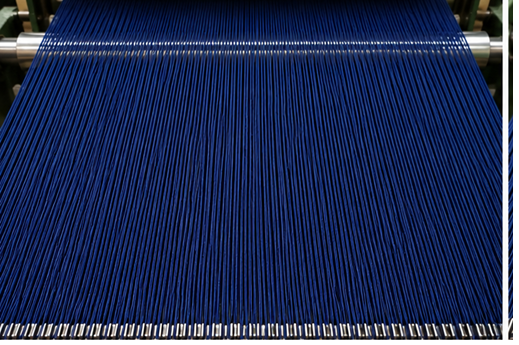
#> input picture data/raw_source/1.png, 519 x 345 px
$ python prepare_dataset.py --input_image ../data/raw_source/1.png --second_color_image ../data/raw_source/2.png --output_root out
#> lines starting #> are read from the running program, lines starting #| are printed output that depends on the picture
"""
prepare_dataset.py
------------------
Synthetic dataset generator for the fabric warp-thread anomaly detection
pipeline.

Use this script when you have a single uniform warp-sheet image (e.g. a blue
sheet with no defects) and want to bootstrap a dataset before real factory
data is available.

Three stages
~~~~~~~~~~~~
1. **Tile** — Crop the input image into overlapping 256×256 tiles and save
   ~25–30 of them to ``data/normal/``.  These are the *training* images for
   PatchCore (good warp sheets only).

2. **Defect** — Take 5 of those generated tiles, paste a small rectangular
   patch (30×30 px by default) sampled from a *second* image (different
   colour) at a random position, and save to ``data/test/defect/``.  This
   simulates an odd-coloured yarn thread mixed into the warp sheet.

3. **Good** — Take 5 more clean (unmodified) tiles and copy them to
   ``data/test/good/``.

Command-line usage
~~~~~~~~~~~~~~~~~~
    python src/prepare_dataset.py \\
        --input_image   path/to/blue_warp.jpg \\
        --second_color_image path/to/red_fabric.jpg \\
        --output_root   data/

Optional flags
~~~~~~~~~~~~~~
    --tile_size     Tile side length in pixels        (default: 256)
    --overlap       Overlap between adjacent tiles, 0–1 fraction (default: 0.5)
    --n_normal      Number of tiles to save as normal (default: 28)
    --n_defect      Number of tiles to turn into defect images (default: 5)
    --n_good        Number of clean tiles for test/good/ (default: 5)
    --patch_size    Side length of the injected colour patch (default: 30)
    --seed          Random seed for reproducibility (default: 42)
"""

from __future__ import annotations

import argparse
import random
import shutil
from pathlib import Path

import cv2
import numpy as np


# ---------------------------------------------------------------------------
# Internal helpers
# ---------------------------------------------------------------------------

def _load_image(path: str | Path) -> np.ndarray:
    """Load a BGR image from *path*; raise ``FileNotFoundError`` on failure."""
#> called with path = '../data/raw_source/1.png'
    img = cv2.imread(str(path))
#> img is the input picture: shape (345, 519, 3); mean B, G, R 84.9, 45.2, 31.8
#> call 2 of _load_image, with path = '../data/raw_source/2.png'
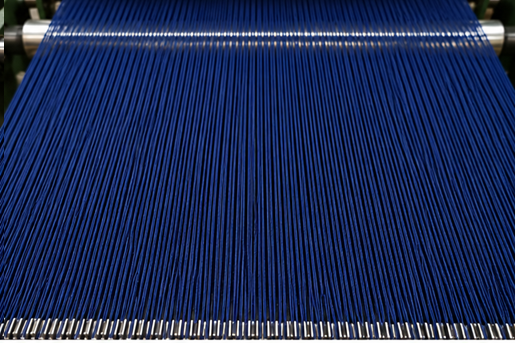
#> input picture data/raw_source/2.png, 529 x 345 px
#> in _load_image, img is the input picture: shape (345, 529, 3); mean B, G, R 92, 50.2, 35.6
    if img is None:
        raise FileNotFoundError(f"Could not read image: '{path}'")
    return img


def _ensure_dirs(*dirs: Path) -> None:
    """Create all supplied directories (and parents) if they do not exist."""
    for d in dirs:
        d.mkdir(parents=True, exist_ok=True)


# ---------------------------------------------------------------------------
# Stage 1 — Tiling
# ---------------------------------------------------------------------------

def generate_tiles(
    image: np.ndarray,
    *,
    tile_size: int = 256,
    overlap: float = 0.5,
) -> list[np.ndarray]:
    """Crop *image* into a grid of overlapping square tiles.

    Parameters
    ----------
    image : np.ndarray
        Source BGR image loaded with ``cv2.imread``.
    tile_size : int, optional
        Side length of each square tile in pixels (default 256).
    overlap : float, optional
        Fractional overlap between adjacent tiles in the range ``[0, 1)``.
        ``0.5`` means tiles share 50 % of their area with the next tile.
        Default is ``0.5``.

    Returns
    -------
    list of np.ndarray
        All fully-contained tiles in row-major (top-left → bottom-right)
        order.  Tiles that would extend beyond the image boundary are
        silently skipped.

    Raises
    ------
    ValueError
        If *tile_size* is larger than either image dimension, or if
        *overlap* is outside ``[0, 1)``.
    """
#> called with tile_size = 256, overlap = 0.5
    if not 0.0 <= overlap < 1.0:
        raise ValueError(f"overlap must be in [0, 1), got {overlap}.")

    h, w = image.shape[:2]
#> h = 345; w = 519
    if tile_size > h or tile_size > w:
        raise ValueError(
            f"tile_size ({tile_size}) exceeds image dimensions ({w}×{h})."
        )

    step = max(1, int(tile_size * (1.0 - overlap)))

    tiles: list[np.ndarray] = []
    for y in range(0, h - tile_size + 1, step):
        for x in range(0, w - tile_size + 1, step):
            tile = image[y : y + tile_size, x : x + tile_size].copy()
            tiles.append(tile)
#> after the loop, tiles = 3 items

    return tiles


def save_normal_tiles(
    image: np.ndarray,
    output_dir: Path,
    *,
    tile_size: int = 256,
    overlap: float = 0.5,
    n_normal: int = 28,
    seed: int = 42,
) -> list[np.ndarray]:
    """Tile *image*, randomly select *n_normal* tiles, and save to *output_dir*.

    Parameters
    ----------
    image : np.ndarray
        Source BGR warp-sheet image.
    output_dir : Path
        Destination directory (created if absent).
    tile_size : int, optional
        Tile side length in pixels (default 256).
    overlap : float, optional
        Fractional overlap between adjacent tiles (default 0.5).
    n_normal : int, optional
        Maximum number of tiles to save (default 28).  If fewer tiles are
        generated the function saves all of them.
    seed : int, optional
        Random seed used when sub-sampling tiles (default 42).

    Returns
    -------
    list of np.ndarray
        The selected tile images (same objects that were saved to disk).

    Raises
    ------
    RuntimeError
        If no tiles can be generated from *image* with the given parameters.
    """
    _ensure_dirs(output_dir)

    all_tiles = generate_tiles(image, tile_size=tile_size, overlap=overlap)
#> all_tiles = 3 items
    if not all_tiles:
        raise RuntimeError(
            "No tiles were generated.  Try a larger image or smaller tile_size."
        )

    rng = random.Random(seed)
    selected = rng.sample(all_tiles, min(n_normal, len(all_tiles)))
#> selected = 3 items

    for i, tile in enumerate(selected):
        out_path = output_dir / f"normal_{i:04d}.png"
        cv2.imwrite(str(out_path), tile)
#> this loop made 3 passes
#> pass 1, in save_normal_tiles, `cv2.imwrite(str(out_path), tile)`:
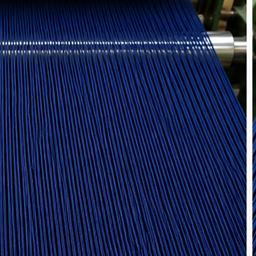
#> saved as normal_0000.png: shape (256, 256, 3); mean B, G, R 81.1, 39.3, 24.2
#> pass 2, in save_normal_tiles, `cv2.imwrite(str(out_path), tile)`:
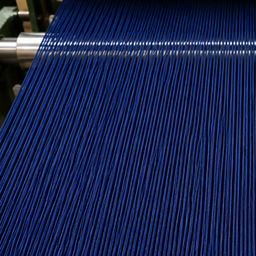
#> saved as normal_0001.png: shape (256, 256, 3); mean B, G, R 79, 36.5, 22.2

    print(
        f"[prepare] Saved {len(selected)} normal tiles → {output_dir} "
        f"(pool size: {len(all_tiles)})"
    )
#| [prepare] Saved 3 normal tiles → out/normal (pool size: 3)
    return selected


# ---------------------------------------------------------------------------
# Stage 2 — Synthetic defect injection
# ---------------------------------------------------------------------------

# [64 lines left out: function inject_defect_patch, not called in this run]


def save_defect_tiles(
    tiles: list[np.ndarray],
    donor_image: np.ndarray,
    output_dir: Path,
    *,
    n_defect: int = 5,
    patch_size: int = 30,
    seed: int = 42,
) -> None:
    """Inject synthetic colour-patch defects and save to *output_dir*.

    Selects the *first* ``n_defect`` tiles from *tiles* (these should be
    tiles **not** already used for ``data/test/good/``), applies
    :func:`inject_defect_patch` to each, and saves the results.

    Parameters
    ----------
    tiles : list of np.ndarray
        Pool of clean tile images.  The first *n_defect* entries are used.
    donor_image : np.ndarray
        Second-colour donor image from which patches are sampled.
    output_dir : Path
        Destination directory for defect images (created if absent).
    n_defect : int, optional
        Number of defect images to produce (default 5).
    patch_size : int, optional
        Side length of the injected colour patch (default 30).
    seed : int, optional
        Random seed for patch placement (default 42).

    Raises
    ------
    ValueError
        If *tiles* contains fewer than *n_defect* entries.
    """
    if len(tiles) < n_defect:
        raise ValueError(
            f"Need at least {n_defect} tiles for defect generation, "
            f"got {len(tiles)}.  Increase --n_normal or lower --n_defect."
        )

    _ensure_dirs(output_dir)
    rng = random.Random(seed)

    for i, tile in enumerate(tiles[:n_defect]):
        defect_tile = inject_defect_patch(
            tile, donor_image, patch_size=patch_size, rng=rng
        )
        out_path = output_dir / f"defect_{i:04d}.png"
        cv2.imwrite(str(out_path), defect_tile)

    print(
        f"[prepare] Saved {n_defect} defect tiles → {output_dir} "
        f"(patch_size={patch_size}px)"
    )


# ---------------------------------------------------------------------------
# Stage 3 — Clean test tiles
# ---------------------------------------------------------------------------

# [40 lines left out: function save_good_tiles, not called in this run]


# ---------------------------------------------------------------------------
# CLI entry-point
# ---------------------------------------------------------------------------

def _build_parser() -> argparse.ArgumentParser:
    parser = argparse.ArgumentParser(
        prog="prepare_dataset",
        description=(
            "Bootstrap a synthetic fabric-defect dataset from a single warp "
            "image and a second donor image of a different colour."
        ),
        formatter_class=argparse.ArgumentDefaultsHelpFormatter,
    )

    # Required
    parser.add_argument(
        "--input_image",
        required=True,
        metavar="PATH",
        help="Path to the uniform (good) warp-sheet image.",
    )
    parser.add_argument(
        "--second_color_image",
        required=True,
        metavar="PATH",
        help="Path to the donor image whose colour will be injected as a defect.",
    )
    parser.add_argument(
        "--output_root",
        required=True,
        metavar="DIR",
        help=(
            "Root output directory.  Sub-directories normal/, test/good/, and "
            "test/defect/ will be created automatically."
        ),
    )

    # Optional tuning knobs
    parser.add_argument(
        "--tile_size",
        type=int,
        default=256,
        metavar="PX",
        help="Side length of each square tile in pixels.",
    )
    parser.add_argument(
        "--overlap",
        type=float,
        default=0.5,
        metavar="FRAC",
        help="Fractional overlap between adjacent tiles (0 = no overlap, 0.5 = 50%%).",
    )
    parser.add_argument(
        "--n_normal",
        type=int,
        default=28,
        metavar="N",
        help="Number of tiles to save as training-normal images.",
    )
    parser.add_argument(
        "--n_defect",
        type=int,
        default=5,
        metavar="N",
        help="Number of synthetic defect images to produce.",
    )
    parser.add_argument(
        "--n_good",
        type=int,
        default=5,
        metavar="N",
        help="Number of clean images for the test/good/ split.",
    )
    parser.add_argument(
        "--patch_size",
        type=int,
        default=30,
        metavar="PX",
        help="Side length of the injected colour patch (defect simulation).",
    )
    parser.add_argument(
        "--seed",
        type=int,
        default=42,
        help="Random seed for reproducibility.",
    )

    return parser


def main() -> None:
    """Run the full three-stage dataset preparation pipeline."""
    args = _build_parser().parse_args()

    # Validate that n_normal is large enough to cover defect + good splits.
    min_required = args.n_defect + args.n_good
    if args.n_normal < min_required:
        raise SystemExit(
            f"--n_normal ({args.n_normal}) must be >= --n_defect + --n_good "
            f"({args.n_defect} + {args.n_good} = {min_required})."
        )

    output_root = Path(args.output_root)
    normal_dir = output_root / "normal"
    good_dir   = output_root / "test" / "good"
    defect_dir = output_root / "test" / "defect"

    # Load images.
    print(f"[prepare] Loading input image:        {args.input_image}")
    warp_image = _load_image(args.input_image)

    print(f"[prepare] Loading donor color image:  {args.second_color_image}")
    donor_image = _load_image(args.second_color_image)

    # Stage 1 — normal tiles.
    selected_tiles = save_normal_tiles(
        warp_image,
        normal_dir,
        tile_size=args.tile_size,
        overlap=args.overlap,
        n_normal=args.n_normal,
        seed=args.seed,
    )
#> selected_tiles = 3 items

    # Stage 2 — defect tiles (use first n_defect tiles from selected_tiles).
    save_defect_tiles(
        selected_tiles,
        donor_image,
        defect_dir,
        n_defect=args.n_defect,
        patch_size=args.patch_size,
        seed=args.seed,
    )

    # Stage 3 — good test tiles (use tiles[n_defect : n_defect + n_good]).
    save_good_tiles(
        selected_tiles,
        good_dir,
        n_good=args.n_good,
        offset=args.n_defect,   # ensure no overlap with defect tiles
    )

    print("[prepare] Dataset preparation complete.")
    print(f"  Normal  : {normal_dir}")
    print(f"  Defect  : {defect_dir}")
    print(f"  Good    : {good_dir}")


if __name__ == "__main__":
#> (the run stopped early here; a loop or call above may not have finished)
